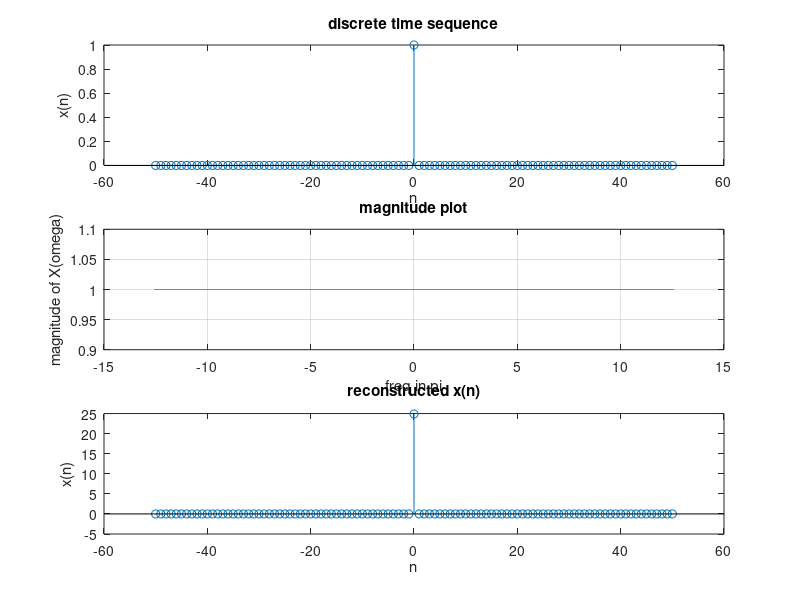

This chart was generated by the following MATLAB code:
clear all;
close all;
clc;
n=-50:50;
%%%%%unit impulse function%%%%%%
for ii=1:length(n)
    if(n(ii)==0)
        x(ii)=1;
    else
        x(ii)=0;
    end
end
%%%%%%%%%%%%%%%%%%%%%%%%%%%%

%%%%%%unit step function%%%%%
% for ii=1:length(n)
%      if(n(ii)>=0)
%         x(ii)=1;
%      else
%          x(ii)=0;
%      end
%  end
%%%%%%%%%%%%%%%%%%%%%%%%%%%%%%%%

%%%%%%one sided exponential%%%%%%
% alpha=0.5;
% for ii=1:length(n)
%     if(n(ii)>=0)
%         x(ii)=alpha.^n(ii);
%     else
%         x(ii)=0;
%     end
% end
%%%%%%%%%%%%%%%%%%%%%%%%%%%%%%%%

%%%%%double sided exponential%%%%%%
%x=(-0.9).^n;
%%%%%%%%%%%%%%%%%%%%%%%%%%%%%%%%

%%%%%%%%sin signal%%%%%
% amp=1 ; m=1 ; N=10;
% for ii=1:length(n)
%     x(ii)=amp*sin(2*pi*m/N*n(ii));
% end
%%%%%%%%%%%%%%%%%%%%%%%%%%%%%

%%%%%%%%%%rectangular %%%%%%%%
% N=5 ;
% for ii=1:length(n)
%     if(n(ii)<-N)
%         x(ii)=0;
%     elseif (n(ii)>N)
%         x(ii)=0;
%     else
%         x(ii)=1;
%     end
% end
%%%%%%%%%%%%%%%%%%%%%%%%%%%%%%

%%%%%%%%%%%%%sinc function%%%%%%
% N=5;
% for ii=1:length(n)
%     if(n(ii)==0)
%         x(ii)=1/N;
%     else
%         x(ii)=(1/N)*(sin(n(ii)*pi/N)/n(ii)*pi/N);
%     end
% end
%%%%%%%%%%%%%%%%%%%%%%%%%%%%%%%%




subplot(3,2,1:2);
stem(n,x);
xlabel('n');
ylabel('x(n)');
title('discrete time sequence');

omega=-4*pi:0.01:4*pi;
Xtemp=[];
X=[];
for a=1:length(omega)
    for b=1:length(n)
        Xtemp=[Xtemp (x(b)*exp(-j*omega(a)*n(b)))];
    end
    Xtemp=sum(Xtemp);
    X=[X Xtemp];
    Xtemp=[];
end
magx=abs(X);
subplot(3,2,3:4);
plot(omega,magx); grid;
xlabel('freq in pi');
ylabel('magnitude of X(omega)');
title('magnitude plot');
stepsize=(2*pi/length(x));
TF=[];
xrecons=[];
for a=1:length(n)
    for b=1:length(omega)
        Xtemp=[Xtemp X(b)*exp(j*omega(b)*n(a))];
    end
    TF=(1/(2*pi))*((stepsize/2)*(Xtemp(1,1)+Xtemp(1,end)+(2*sum(Xtemp(1,2:end-1)))));
    xrecons=[xrecons TF];
    TF=[];
    Xtemp=[];
end
subplot(3,2,5:6);
stem(n,xrecons);
xlabel('n');
ylabel('x(n)');
title('reconstructed x(n)');
